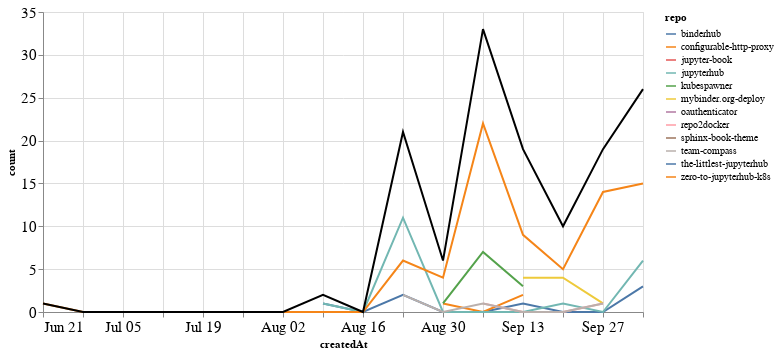

Here is the notebook cell this chart was saved with:
### Markdown cell above
## Comments

### Code cell
comments_time = comments.groupby('repo').resample('W', on='createdAt').count()['author'].reset_index()
comments_time = comments_time.rename(columns={'author': 'count'})
comments_time_total = comments_time.groupby('createdAt').agg({"count": "sum"}).reset_index()
ch1 = alt.Chart(comments_time, width=600).mark_line().encode(
    x='createdAt',
    y='count',
    color='repo',
    tooltip="repo"
)

ch2 = alt.Chart(comments_time_total, width=600).mark_line(color="black").encode(
    x='createdAt',
    y='count',
)

ch1 + ch2

### Figure 1 — Vega-Lite specification as saved in the notebook (floating-point values rounded to 4 significant figures)
{"config": {"axisLeft": {"labelFontSize": 15}, "axisBottom": {"labelFontSize": 15}}, "layer": [{"data": {"name": "data-f55159203eb7fcdb079b4c188a53991d"}, "mark": "line", "encoding": {"color": {"type": "nominal", "field": "repo"}, "tooltip": {"type": "nominal", "field": "repo"}, "x": {"type": "temporal", "field": "createdAt"}, "y": {"type": "quantitative", "field": "count"}}, "width": 600}, {"data": {"name": "data-865a6a8c2252d3e3cb568d1b2f01cf6d"}, "mark": {"type": "line", "color": "black"}, "encoding": {"x": {"type": "temporal", "field": "createdAt"}, "y": {"type": "quantitative", "field": "count"}}, "width": 600}], "$schema": "https://vega.github.io/schema/vega-lite/v4.8.1.json", "datasets": {"data-f55159203eb7fcdb079b4c188a53991d": [{"repo": "binderhub", "createdAt": "2020-08-09T00:00:00", "count": 1}, {"repo": "binderhub", "createdAt": "2020-08-16T00:00:00", "count": 0}, {"repo": "binderhub", "createdAt": "2020-08-23T00:00:00", "count": 2}, {"repo": "binderhub", "createdAt": "2020-08-30T00:00:00", "count": 0}, {"repo": "binderhub", "createdAt": "2020-09-06T00:00:00", "count": 0}, {"repo": "binderhub", "createdAt": "2020-09-13T00:00:00", "count": 1}, {"repo": "binderhub", "createdAt": "2020-09-20T00:00:00", "count": 0}, {"repo": "binderhub", "createdAt": "2020-09-27T00:00:00", "count": 0}, {"repo": "binderhub", "createdAt": "2020-10-04T00:00:00", "count": 3}, {"repo": "configurable-http-proxy", "createdAt": "2020-08-30T00:00:00", "count": 1}, {"repo": "configurable-http-proxy", "createdAt": "2020-09-06T00:00:00", "count": 0}, {"repo": "configurable-http-proxy", "createdAt": "2020-09-13T00:00:00", "count": 2}, {"repo": "jupyter-book", "createdAt": "2020-10-04T00:00:00", "count": 2}, {"repo": "jupyterhub", "createdAt": "2020-08-09T00:00:00", "count": 1}, {"repo": "jupyterhub", "createdAt": "2020-08-16T00:00:00", "count": 0}, {"repo": "jupyterhub", "createdAt": "2020-08-23T00:00:00", "count": 11}, {"repo": "jupyterhub", "createdAt": "2020-08-30T00:00:00", "count": 0}, {"repo": "jupyterhub", "createdAt": "2020-09-06T00:00:00", "count": 0}, {"repo": "jupyterhub", "createdAt": "2020-09-13T00:00:00", "count": 0}, {"repo": "jupyterhub", "createdAt": "2020-09-20T00:00:00", "count": 1}, {"repo": "jupyterhub", "createdAt": "2020-09-27T00:00:00", "count": 0}, {"repo": "jupyterhub", "createdAt": "2020-10-04T00:00:00", "count": 6}, {"repo": "kubespawner", "createdAt": "2020-08-30T00:00:00", "count": 1}, {"repo": "kubespawner", "createdAt": "2020-09-06T00:00:00", "count": 7}, {"repo": "kubespawner", "createdAt": "2020-09-13T00:00:00", "count": 3}, {"repo": "mybinder.org-deploy", "createdAt": "2020-09-13T00:00:00", "count": 4}, {"repo": "mybinder.org-deploy", "createdAt": "2020-09-20T00:00:00", "count": 4}, {"repo": "mybinder.org-deploy", "createdAt": "2020-09-27T00:00:00", "count": 1}, {"repo": "oauthenticator", "createdAt": "2020-09-06T00:00:00", "count": 1}, {"repo": "repo2docker", "createdAt": "2020-09-06T00:00:00", "count": 1}, {"repo": "repo2docker", "createdAt": "2020-09-13T00:00:00", "count": 0}, {"repo": "repo2docker", "createdAt": "2020-09-20T00:00:00", "count": 0}, {"repo": "repo2docker", "createdAt": "2020-09-27T00:00:00", "count": 1}, {"repo": "sphinx-book-theme", "createdAt": "2020-09-27T00:00:00", "count": 2}, {"repo": "team-compass", "createdAt": "2020-08-23T00:00:00", "count": 2}, {"repo": "team-compass", "createdAt": "2020-08-30T00:00:00", "count": 0}, {"repo": "team-compass", "createdAt": "2020-09-06T00:00:00", "count": 1}, {"repo": "team-compass", "createdAt": "2020-09-13T00:00:00", "count": 0}, {"repo": "team-compass", "createdAt": "2020-09-20T00:00:00", "count": 0}, {"repo": "team-compass", "createdAt": "2020-09-27T00:00:00", "count": 1}, {"repo": "the-littlest-jupyterhub", "createdAt": "2020-09-06T00:00:00", "count": 1}, {"repo": "zero-to-jupyterhub-k8s", "createdAt": "2020-06-21T00:00:00", "count": 1}, {"repo": "zero-to-jupyterhub-k8s", "createdAt": "2020-06-28T00:00:00", "count": 0}, {"repo": "zero-to-jupyterhub-k8s", "createdAt": "2020-07-05T00:00:00", "count": 0}, {"repo": "zero-to-jupyterhub-k8s", "createdAt": "2020-07-12T00:00:00", "count": 0}, {"repo": "zero-to-jupyterhub-k8s", "createdAt": "2020-07-19T00:00:00", "count": 0}, {"repo": "zero-to-jupyterhub-k8s", "createdAt": "2020-07-26T00:00:00", "count": 0}, {"repo": "zero-to-jupyterhub-k8s", "createdAt": "2020-08-02T00:00:00", "count": 0}, {"repo": "zero-to-jupyterhub-k8s", "createdAt": "2020-08-09T00:00:00", "count": 0}, {"repo": "zero-to-jupyterhub-k8s", "createdAt": "2020-08-16T00:00:00", "count": 0}, {"repo": "zero-to-jupyterhub-k8s", "createdAt": "2020-08-23T00:00:00", "count": 6}, {"repo": "zero-to-jupyterhub-k8s", "createdAt": "2020-08-30T00:00:00", "count": 4}, {"repo": "zero-to-jupyterhub-k8s", "createdAt": "2020-09-06T00:00:00", "count": 22}, {"repo": "zero-to-jupyterhub-k8s", "createdAt": "2020-09-13T00:00:00", "count": 9}, {"repo": "zero-to-jupyterhub-k8s", "createdAt": "2020-09-20T00:00:00", "count": 5}, {"repo": "zero-to-jupyterhub-k8s", "createdAt": "2020-09-27T00:00:00", "count": 14}, {"repo": "zero-to-jupyterhub-k8s", "createdAt": "2020-10-04T00:00:00", "count": 15}], "data-865a6a8c2252d3e3cb568d1b2f01cf6d": [{"createdAt": "2020-06-21T00:00:00", "count": 1}, {"createdAt": "2020-06-28T00:00:00", "count": 0}, {"createdAt": "2020-07-05T00:00:00", "count": 0}, {"createdAt": "2020-07-12T00:00:00", "count": 0}, {"createdAt": "2020-07-19T00:00:00", "count": 0}, {"createdAt": "2020-07-26T00:00:00", "count": 0}, {"createdAt": "2020-08-02T00:00:00", "count": 0}, {"createdAt": "2020-08-09T00:00:00", "count": 2}, {"createdAt": "2020-08-16T00:00:00", "count": 0}, {"createdAt": "2020-08-23T00:00:00", "count": 21}, {"createdAt": "2020-08-30T00:00:00", "count": 6}, {"createdAt": "2020-09-06T00:00:00", "count": 33}, {"createdAt": "2020-09-13T00:00:00", "count": 19}, {"createdAt": "2020-09-20T00:00:00", "count": 10}, {"createdAt": "2020-09-27T00:00:00", "count": 19}, {"createdAt": "2020-10-04T00:00:00", "count": 26}]}}
